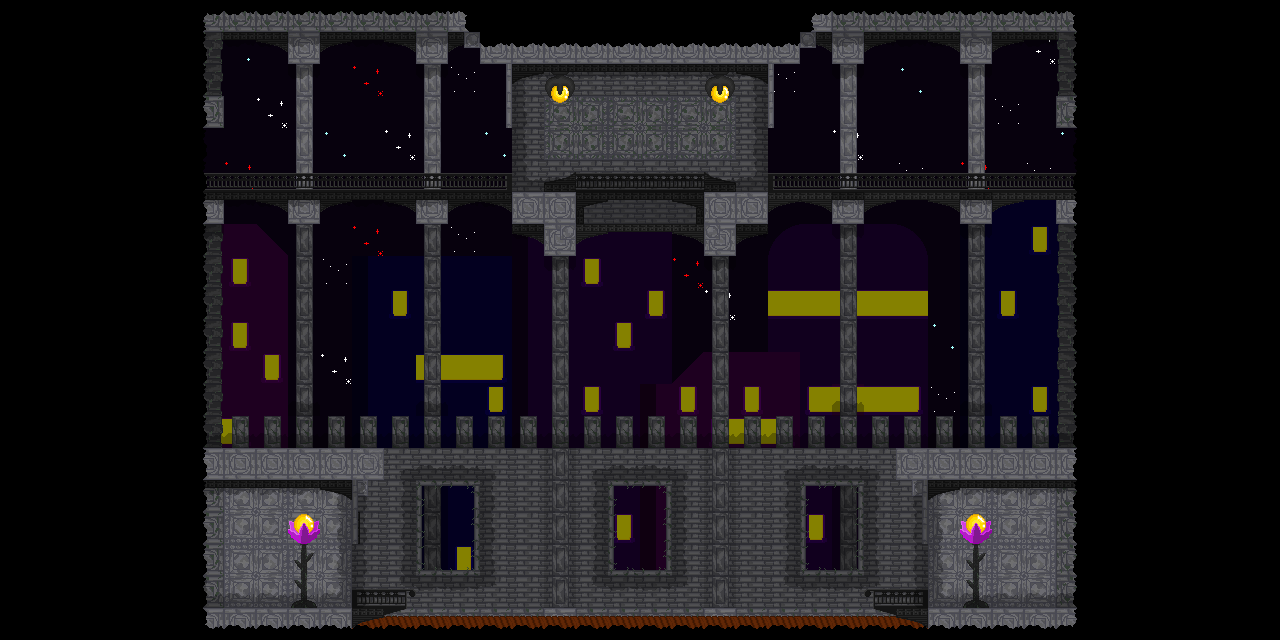

Below is a game level as drawn by its tile map, then a one-line description and the .tmx that defines it (tile-layer data replaced by summaries):
An orthogonal 40x20 tile map with 32x32 px tiles, 17 tile layers (Background, Other Houses, Houses, BG darkener, ...), 1 hidden layer not drawn, 2 tilesets and 9 objects.

<map version="1.2" tiledversion="1.3.5" orientation="orthogonal" renderorder="left-up" width="40" height="20" tilewidth="32" tileheight="32" infinite="0" nextlayerid="20" nextobjectid="10">
 <tileset firstgid="1" name="64x64" tilewidth="32" tileheight="32" tilecount="16" columns="4">
  <image source="64x64.png" width="128" height="128" />
 </tileset>
 <tileset firstgid="17" name="firstSetTile" tilewidth="32" tileheight="32" tilecount="156" columns="12">
  <image source="topCastleMapFirstSet1U.png" width="384" height="416" />
 </tileset>
 <layer id="10" name="Background" width="40" height="20">
  <data>[800 cells, 560 non-empty, 1 distinct tile ids]</data>
 </layer>
 <layer id="15" name="Other Houses" width="40" height="20">
  <data>[800 cells, 35 non-empty, 3 distinct tile ids]</data>
 </layer>
 <layer id="14" name="Houses" width="40" height="20">
  <data>[800 cells, 183 non-empty, 21 distinct tile ids]</data>
 </layer>
 <layer id="16" name="BG darkener" width="40" height="20" opacity="0.48">
  <data>[800 cells, 800 non-empty, 1 distinct tile ids]</data>
 </layer>
 <layer id="17" name="stars" width="40" height="20">
  <data>[800 cells, 26 non-empty, 4 distinct tile ids]</data>
 </layer>
 <layer id="8" name="Extra Stuffs" width="40" height="20">
  <data>[800 cells, 6 non-empty, 1 distinct tile ids]</data>
 </layer>
 <layer id="12" name="ES depth / 3rd depth" width="40" height="20" opacity="0.36">
  <data>[800 cells, 6 non-empty, 1 distinct tile ids]</data>
 </layer>
 <layer id="4" name="Castle Background" width="40" height="20">
  <data>[800 cells, 245 non-empty, 17 distinct tile ids]</data>
 </layer>
 <layer id="5" name="Base Backgrounds" width="40" height="20">
  <data>[800 cells, 72 non-empty, 11 distinct tile ids]</data>
 </layer>
 <layer id="11" name="BG Depths / 2nd depth" width="40" height="20" opacity="0.14">
  <data>[800 cells, 14 non-empty, 1 distinct tile ids]</data>
 </layer>
 <layer id="2" name="Lava" width="40" height="20">
  <data>[800 cells, 18 non-empty, 1 distinct tile ids]</data>
 </layer>
 <layer id="3" name="Base" width="40" height="20">
  <data>[800 cells, 229 non-empty, 24 distinct tile ids]</data>
 </layer>
 <layer id="13" name="Lights" width="40" height="20" offsetx="0.181818" offsety="8">
  <data>[800 cells, 2 non-empty, 1 distinct tile ids]</data>
 </layer>
 <layer id="7" name="Base 2.0" width="40" height="20">
  <data>[800 cells, 26 non-empty, 1 distinct tile ids]</data>
 </layer>
 <layer id="1" name="Tile Layer 1" width="40" height="20" visible="0" opacity="0.36">
  <data>[800 cells, 14 non-empty, 1 distinct tile ids]</data>
 </layer>
 <layer id="9" name="1st Depth" width="40" height="20" opacity="0.29">
  <data>[800 cells, 175 non-empty, 14 distinct tile ids]</data>
 </layer>
 <layer id="18" name="dark blocks" width="40" height="20">
  <data>[800 cells, 0 non-empty, 0 distinct tile ids]</data>
 </layer>
 <layer id="6" name="Dark Spots" width="40" height="20">
  <data>[800 cells, 342 non-empty, 9 distinct tile ids]</data>
 </layer>
 <objectgroup id="19" name="Object Layer 1" opacity="0">
  <object id="1" x="224" y="128">
   <properties>
    <property name="bodyType" value="static" />
    <property name="friction" type="float" value="10" />
    <property name="objType" value="ground" />
   </properties>
   <polygon points="0,0 -32,0 -32,-128 864,-128 864,0 832,0 832,-96 608,-96 592.091,-96 592,-80.3636 575.818,-80 576,-64 550,-64 549.875,0.125 544,0 544,-64 288,-64 288,0 281.875,0.25 282,-63.75 256,-64 256.125,-79.875 239.75,-80 239.75,-95.875 0,-96" />
  </object>
  <object id="2" x="384" y="448">
   <properties>
    <property name="bodyType" value="static" />
    <property name="friction" type="float" value="10" />
    <property name="objType" value="ground" />
   </properties>
   <polygon points="0,0 -160,0 -160,-224 -159.75,-248.125 127.625,-247.875 128,-224 160,-224 160,-192 192,-192 192.25,-248.625 320.125,-248.125 320,-192 352,-192 352,-224 384,-224 383.875,-248.875 672.25,-247.5 672,0 512,0 512,32 528.25,32 528,49 538,49.25 538.25,95.5 544,96 544,32 717.667,31.6667 722.667,159.667 512,160 488.957,160.087 543.826,179.826 544,192 736,192 736,-256 -192,-256 -192,32 -32,32 -32,96 -26,96 -26.1818,32.1818 0,32.5455" />
  </object>
  <object id="3" x="192" y="608">
   <properties>
    <property name="bodyType" value="static" />
    <property name="friction" type="float" value="10" />
    <property name="objType" value="ground" />
   </properties>
   <polygon points="0,0 0,32 160,32 160.091,19.9091 215,0.03125" />
  </object>
  <object id="4" x="126.231" y="66.5623" width="85.3337" height="189.333">
   <properties>
    <property name="bodyType" value="static" />
    <property name="isSensor" value="true" />
    <property name="myName" value="leftExit" />
   </properties>
  </object>
  <object id="5" x="132.231" y="449.23" width="78.667" height="189.333">
   <properties>
    <property name="bodyType" value="static" />
    <property name="isSensor" value="true" />
    <property name="myName" value="leftExit" />
   </properties>
  </object>
  <object id="6" x="1078.23" y="447.896" width="78.667" height="189.333">
   <properties>
    <property name="bodyType" value="static" />
    <property name="isSensor" value="true" />
    <property name="myName" value="rightExit" />
   </properties>
  </object>
  <object id="7" x="1075.57" y="62.5624" width="78.667" height="189.333">
   <properties>
    <property name="bodyType" value="static" />
    <property name="isSensor" value="true" />
    <property name="myName" value="rightExit" />
   </properties>
  </object>
  <object id="8" x="543.729" y="66.125" width="31.875" height="37.75">
   <properties>
    <property name="bodyType" value="static" />
    <property name="objType" value="ground" />
   </properties>
   <ellipse />
  </object>
  <object id="9" x="703.729" y="67.4583" width="31.875" height="37.75">
   <properties>
    <property name="bodyType" value="static" />
    <property name="objType" value="ground" />
   </properties>
   <ellipse />
  </object>
 </objectgroup>
</map>
